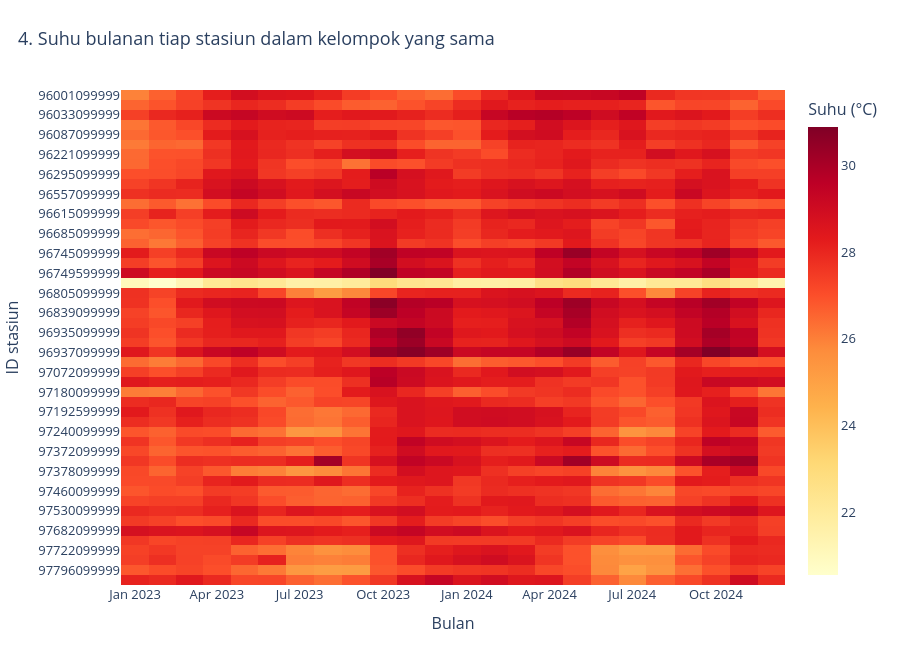

Notebook source saved alongside this figure:
### Code cell
fig = px.imshow(station_matrix, aspect="auto", color_continuous_scale="YlOrRd",
title="4. Suhu bulanan tiap stasiun dalam kelompok yang sama",
labels={"x": "Bulan", "y": "ID stasiun", "color": "Suhu (°C)"})
fig.update_layout(height=max(650, panel_count * 13))
show_chart("04_station_month_heatmap", fig)

### Figure 1 — Plotly figure (JSON) as saved in the notebook; plotly's stock layout.template omitted (floating-point values rounded to 4 significant figures; data arrays with more than 128 entries replaced by an {"elided": "..."} marker saying what was removed)
{"data": [{"coloraxis": "coloraxis", "hovertemplate": "Bulan: %{x}<br>ID stasiun: %{y}<br>Suhu (°C): %{z}<extra></extra>", "name": "0", "type": "heatmap", "x": ["2023-01", "2023-02", "2023-03", "2023-04", "2023-05", "2023-06", "2023-07", "2023-08", "2023-09", "2023-10", "2023-11", "2023-12", "2024-01", "2024-02", "2024-03", "2024-04", "2024-05", "2024-06", "2024-07", "2024-08", "2024-09", "2024-10", "2024-11", "2024-12"], "xaxis": "x", "y": ["96001099999", "96015099999", "96033099999", "96035099999", "96087099999", "96109099999", "96221099999", "96253099999", "96295099999", "96509099999", "96557099999", "96581099999", "96615099999", "96633099999", "96685099999", "96739099999", "96745099999", "96749099999", "96749599999", "96751099999", "96805099999", "96837099999", "96839099999", "96925099999", "96935099999", "96935599999", "96937099999", "97014099999", "97072099999", "97146099999", "97180099999", "97192099999", "97192599999", "97230099999", "97240099999", "97310099999", "97372099999", "97372599999", "97378099999", "97430099999", "97460099999", "97502099999", "97530099999", "97560099999", "97682099999", "97690099999", "97722099999", "97724099999", "97796099999", "97980099999"], "yaxis": "y", "z": {"elided": "50x24 float values"}}], "layout": {"coloraxis": {"autocolorscale": false, "colorbar": {"title": {"text": "Suhu (°C)"}}, "colorscale": [[0.0, "rgb(255,255,204)"], [0.125, "rgb(255,237,160)"], [0.25, "rgb(254,217,118)"], [0.375, "rgb(254,178,76)"], [0.5, "rgb(253,141,60)"], [0.625, "rgb(252,78,42)"], [0.75, "rgb(227,26,28)"], [0.875, "rgb(189,0,38)"], [1.0, "rgb(128,0,38)"]]}, "font": {"size": 13}, "height": 650, "margin": {"b": 65, "l": 60, "r": 40, "t": 90}, "title": {"text": "4. Suhu bulanan tiap stasiun dalam kelompok yang sama", "x": 0.02}, "xaxis": {"anchor": "y", "domain": [0.0, 1.0], "title": {"text": "Bulan"}}, "yaxis": {"anchor": "x", "autorange": "reversed", "domain": [0.0, 1.0], "title": {"text": "ID stasiun"}}}}
